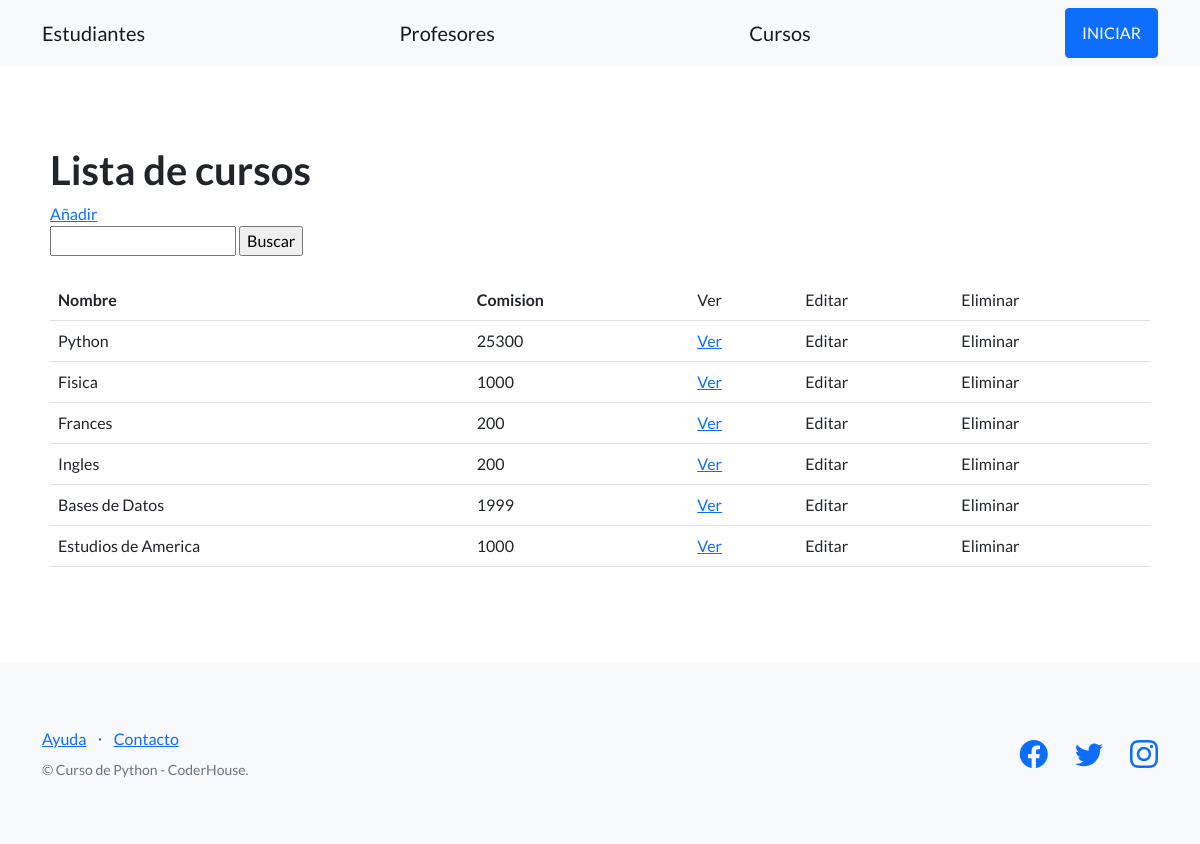
Before: /plataforma/cursos/ with the older database file.
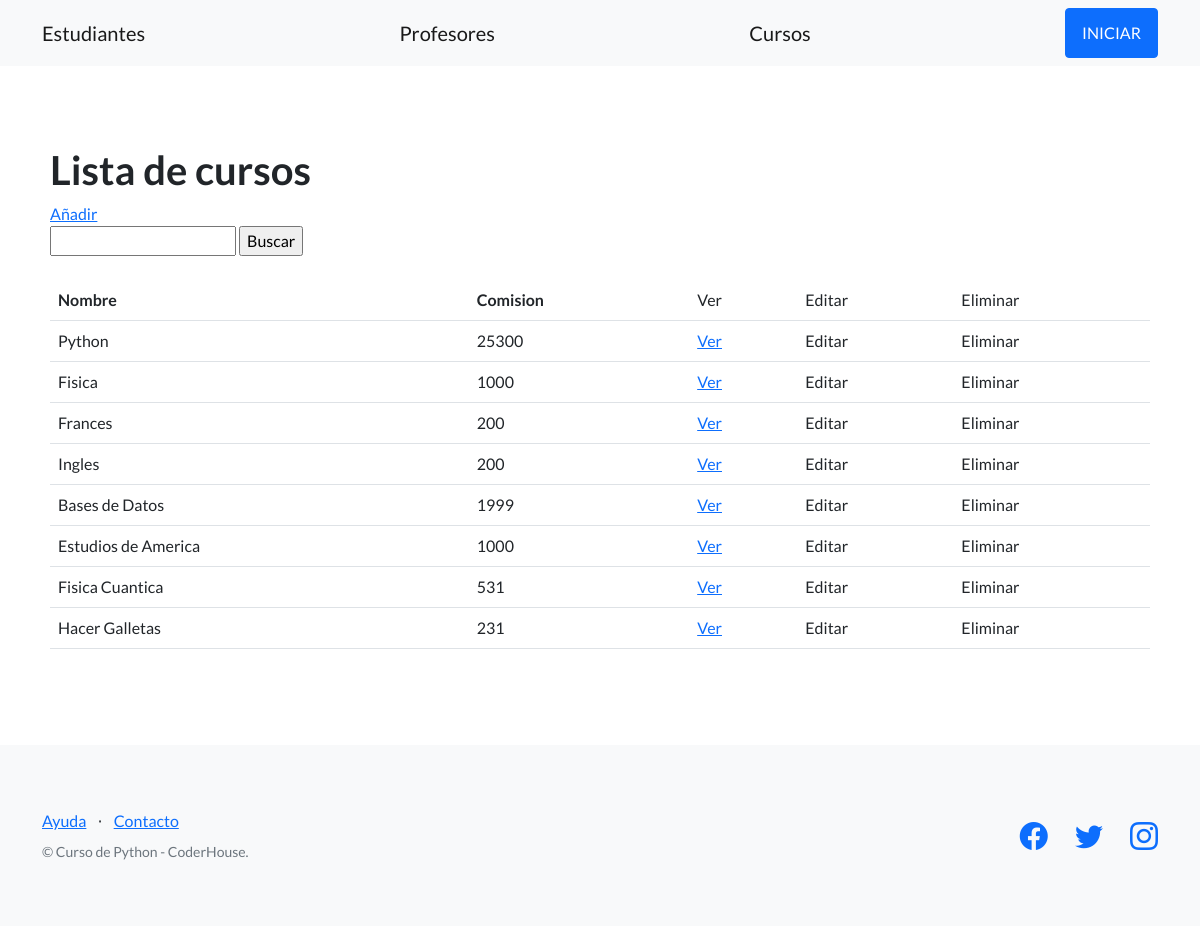
After: the same page with the newer database file.
### estudiantes/models.py (models this page shows, shortened)
class Curso(models.Model):
    nombre = models.CharField(max_length=64)
    comision = models.IntegerField()
    fecha_inicio = models.DateField(null=True)
    descripcion = models.TextField(null=True)

### estudiantes/views.py (the view)
# urls.py: path('cursos/', listar_cursos, name="listar_cursos"),
def listar_cursos(request):
    contexto = {
        'cursos': Curso.objects.all()
    }
    return render(
        request=request,
        template_name='estudiantes/lista_cursos.html',
        context=contexto,
    )

### estudiantes/templates/estudiantes/lista_cursos.html (shortened to what this page needs)
{% extends "estudiantes/base.html" %}
{% block contenido %}
<h1>Lista de cursos</h1>
<a href="{% url 'crear_curso' %}">Añadir</a>
<br>
<form action="{% url 'buscar_cursos' %}" method="post">
  <input type="text" name="busqueda">
  <input type="submit" value="Buscar">
</form>
<br>
<table class="table">
  <tbody>
    <tr>
      <th>Nombre</th>
      <th>Comision</th>
      <td>Ver</td>
      <td>Editar</td>
      <td>Eliminar</td>
    </tr>
    {% for curso in cursos %}
    <tr>
      <td>{{ curso.nombre }}</td>
      <td>{{ curso.comision }}</td>
      <td>
        <a href="{% url 'ver_curso' curso.id %}">Ver</a>
      </td>
      <td>Editar</td>
      <td>Eliminar</td>
    </tr>
    {% endfor %}
  </tbody>
</table>
{% endblock contenido %}

### estudiantes/templates/estudiantes/base.html (shortened to what this page needs)
{% load static %}
<!DOCTYPE html>
<html lang="en">
    <head>
        <link href="https://cdn.jsdelivr.net/npm/bootstrap-icons@1.5.0/font/bootstrap-icons.css" rel="stylesheet" type="text/css" />
        <link href="{% static 'css/styles.css' %}" rel="stylesheet" />
    </head>
    <body>
        <nav class="navbar navbar-light bg-light static-top">
            <div class="container">
                <a class="navbar-brand" href="{% url 'listar_alumnos' %}">Estudiantes</a>
                <a class="navbar-brand" href="{% url 'listar_profesores' %}">Profesores</a>
                <a class="navbar-brand" href="{% url 'listar_cursos' %}">Cursos</a>
                <a class="btn btn-primary" href="{% url 'inicio' %}">INICIAR</a>
            </div>
        </nav>
        <section style="padding:80px 50px;">
            {% block contenido %}
            {% endblock contenido %}
        </section>
        <footer class="footer bg-light">
            <div class="container">
                <div class="row">
                    <div class="col-lg-6 h-100 text-center text-lg-start my-auto">
                        <ul class="list-inline mb-2">
                            <li class="list-inline-item"><a href="#!">Ayuda</a></li>
                            <li class="list-inline-item">⋅</li>
                            <li class="list-inline-item"><a href="#!">Contacto</a></li>
                        </ul>
                        <p class="text-muted small mb-4 mb-lg-0">&copy; Curso de Python - CoderHouse.</p>
                    </div>
                    <div class="col-lg-6 h-100 text-center text-lg-end my-auto">
                        <ul class="list-inline mb-0">
                            <li class="list-inline-item me-4">
                                <a href="#!"><i class="bi-facebook fs-3"></i></a>
                            </li>
                            <li class="list-inline-item me-4">
                                <a href="#!"><i class="bi-twitter fs-3"></i></a>
                            </li>
                            <li class="list-inline-item">
                                <a href="https://www.instagram.com/espndeportes/?hl=es"><i class="bi-instagram fs-3"></i></a>
                            </li>
                        </ul>
                    </div>
                </div>
            </div>
        </footer>
    </body>
</html>

Changed rows visible on the page:
added Curso: nombre "Fisica Cuantica", comision "531"
added Curso: nombre "Hacer Galletas", comision "231"
